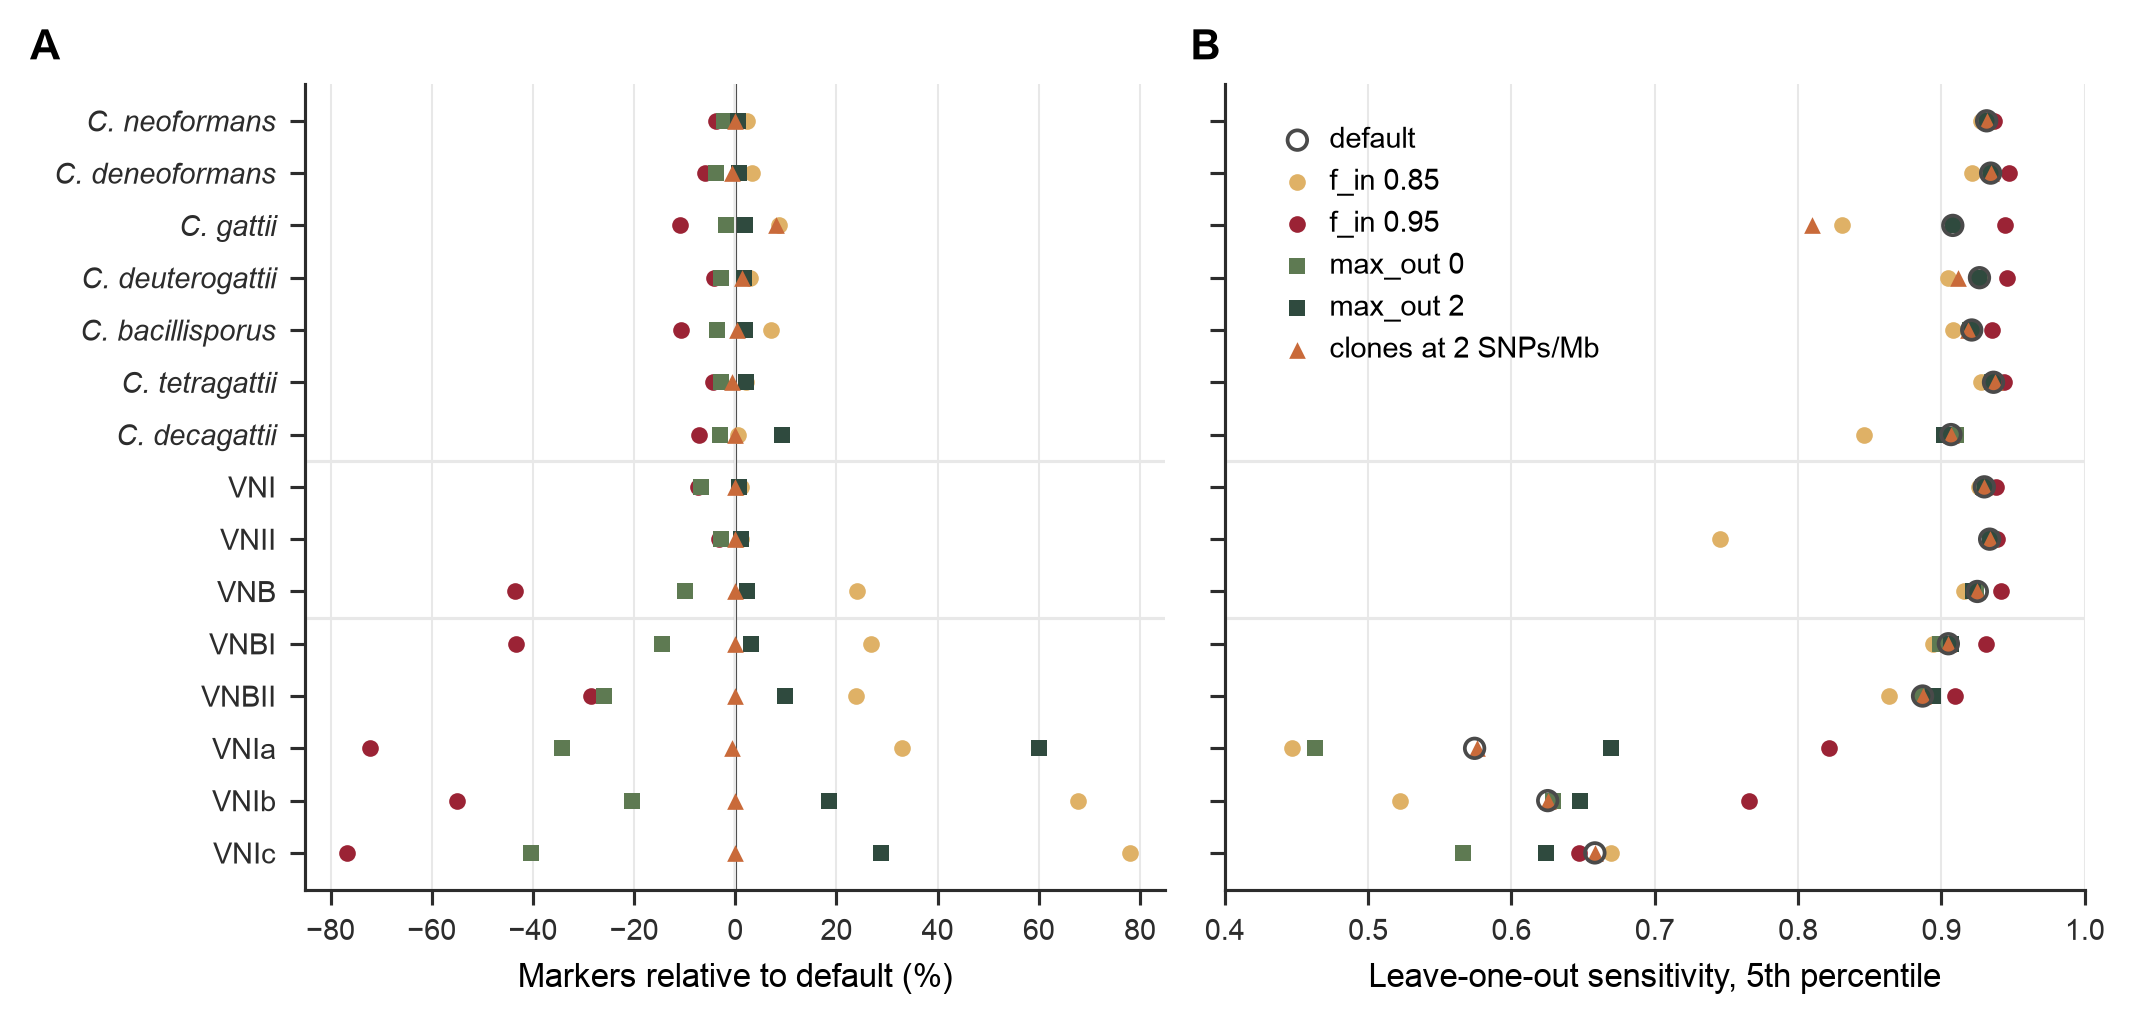

Source code (Python):
"""Fig. S1  Parameter sensitivity (R6 sweep and the clone-cutoff rerun) against the census bundle.

A  marker count of each group relative to the default settings (f_in 0.90, max_out 1, clones at 5 SNPs/Mb).
B  5th-percentile leave-one-out sensitivity of each group, default and each alternative setting.
One setting changes at a time. Capped groups are compared on their stored hash samples (same rate in every run).

Inputs: census/out/{groups,loo}.tsv, census/out/sweep/{fin085,fin095,out0,out2}/, census/out/cut2/.
Style as make_figures.py (SC Lab). Usage: micromamba run -n cladeprint python figures/figS1_sweep.py
"""
import os

import matplotlib as mpl
import matplotlib.pyplot as plt
import pandas as pd

os.chdir(os.path.dirname(os.path.abspath(__file__)))
SC_ANNOT, SC_AXIS, SC_GRID = "#4A4A4A", "#2C2C2C", "#E8E8E8"
mpl.rcParams.update({
    "font.family": ["Arial", "Liberation Sans", "DejaVu Sans"], "font.size": 7, "axes.labelsize": 8,
    "xtick.labelsize": 7, "ytick.labelsize": 7, "legend.fontsize": 7,
    "axes.spines.top": False, "axes.spines.right": False, "axes.linewidth": 0.75, "axes.edgecolor": SC_AXIS,
    "xtick.direction": "out", "ytick.direction": "out", "xtick.major.size": 3.5, "ytick.major.size": 3.5,
    "xtick.major.width": 0.75, "ytick.major.width": 0.75, "xtick.color": SC_AXIS, "ytick.color": SC_AXIS,
    "lines.linewidth": 1.5, "lines.markersize": 5, "legend.frameon": False, "figure.dpi": 300,
    "savefig.facecolor": "white", "savefig.bbox": "tight", "pdf.fonttype": 42, "ps.fonttype": 42,
})

RUNS = {"default": "../census/out",
        "f_in 0.85": "../census/out/sweep/fin085", "f_in 0.95": "../census/out/sweep/fin095",
        "max_out 0": "../census/out/sweep/out0", "max_out 2": "../census/out/sweep/out2",
        "clones at 2 SNPs/Mb": "../census/out/cut2"}
STYLE = {"f_in 0.85": ("#DFB166", "o"), "f_in 0.95": ("#9B2335", "o"),
         "max_out 0": ("#5E7A52", "s"), "max_out 2": ("#2F4A3E", "s"),
         "clones at 2 SNPs/Mb": ("#C96A3A", "^")}
ORDER = ["C.neoformans", "C.deneoformans", "C.gattii", "C.deuterogattii", "C.bacillisporus", "C.tetragattii",
         "C.decagattii", "C.neoformans/VNI", "C.neoformans/VNII", "C.neoformans/VNB",
         "C.neoformans/VNB/VNBI", "C.neoformans/VNB/VNBII", "C.neoformans/VNI/VNIa",
         "C.neoformans/VNI/VNIb", "C.neoformans/VNI/VNIc"]


def label(g):
    return g.rsplit("/", 1)[1] if "/" in g else "C. " + g.split(".", 1)[1]


def p05(v):
    v = sorted(v)
    return v[round((len(v) - 1) * 0.05)]


def panel(ax, letter, dx=-0.32, dy=1.02):
    ax.text(dx, dy, letter, transform=ax.transAxes, fontsize=10, fontweight="bold", va="bottom")


markers, sens = {}, {}
for k, d in RUNS.items():
    markers[k] = pd.read_csv(f"{d}/groups.tsv", sep="\t").set_index("group").markers
    sens[k] = pd.read_csv(f"{d}/loo.tsv", sep="\t").groupby("group").sensitivity.apply(p05)
markers, sens = pd.DataFrame(markers).loc[ORDER], pd.DataFrame(sens).loc[ORDER]
change = (markers.div(markers["default"], axis=0) - 1) * 100
change.round(2).join(sens.round(4), lsuffix=" markers %", rsuffix=" loo_p05").to_csv(
    "figS1_sweep.tsv", sep="\t")

y = range(len(ORDER))[::-1]
fig, (a, b) = plt.subplots(1, 2, figsize=(7.0, 3.3), sharey=True, constrained_layout=True)
for ax in (a, b):
    for yy, g in zip(y, ORDER):
        if g.count("/") == 1 and g.endswith("VNI"):
            ax.axhline(yy + 0.5, color=SC_GRID, lw=0.75, zorder=0)  # species | lineages
        if g.endswith("VNBI"):
            ax.axhline(yy + 0.5, color=SC_GRID, lw=0.75, zorder=0)  # lineages | sublineages
    ax.grid(axis="x", color=SC_GRID, lw=0.5, zorder=0)

# A: marker count change
a.axvline(0, color=SC_ANNOT, lw=0.75, zorder=1)
for k, (col, m) in STYLE.items():
    a.scatter(change[k], list(y), s=16, color=col, marker=m, linewidths=0, zorder=3, label=k)
a.set(yticks=list(y), yticklabels=[label(g) for g in ORDER], xlim=(-85, 85),
      xlabel="Markers relative to default (%)")
for t, g in zip(a.get_yticklabels(), ORDER):
    t.set_fontstyle("normal" if "/" in g else "italic")
panel(a, "A")

# B: 5th-percentile leave-one-out sensitivity
b.scatter(sens["default"], list(y), s=22, facecolors="none", edgecolors=SC_ANNOT, linewidths=0.9, zorder=4,
          label="default")
for k, (col, m) in STYLE.items():
    b.scatter(sens[k], list(y), s=16, color=col, marker=m, linewidths=0, zorder=3, label=k)
b.set(xlim=(0.4, 1.0), xlabel="Leave-one-out sensitivity, 5th percentile")
h, l = b.get_legend_handles_labels()
b.legend(h, l, loc="upper left", bbox_to_anchor=(0.02, 0.98), handletextpad=0.1)
panel(b, "B", dx=-0.04)

for ext in ("pdf", "png", "tiff"):
    fig.savefig(f"figS1_sweep.{ext}", dpi=600 if ext == "pdf" else 300)
print("written: figS1_sweep")
